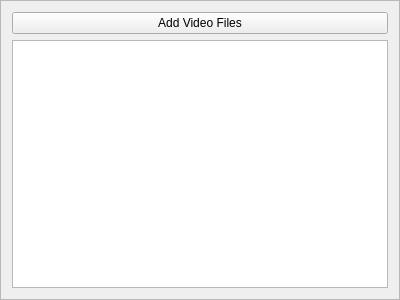
<?xml version="1.0" encoding="UTF-8"?>
<ui version="4.0">
 <class>VideoExplorerFrame</class>
 <widget class="QFrame" name="VideoExplorerFrame">
  <property name="geometry">
   <rect>
    <x>0</x>
    <y>0</y>
    <width>400</width>
    <height>300</height>
   </rect>
  </property>
  <property name="windowTitle">
   <string>Frame</string>
  </property>
  <property name="frameShape">
   <enum>QFrame::StyledPanel</enum>
  </property>
  <property name="frameShadow">
   <enum>QFrame::Raised</enum>
  </property>
  <layout class="QHBoxLayout" name="horizontalLayout">
   <item>
    <layout class="QVBoxLayout" name="verticalLayout_2">
     <item>
      <widget class="QPushButton" name="pushButton_addVideoFiles">
       <property name="text">
        <string>Add Video Files</string>
       </property>
      </widget>
     </item>
     <item>
      <widget class="QListView" name="listView"/>
     </item>
    </layout>
   </item>
  </layout>
 </widget>
 <resources/>
 <connections/>
</ui>
